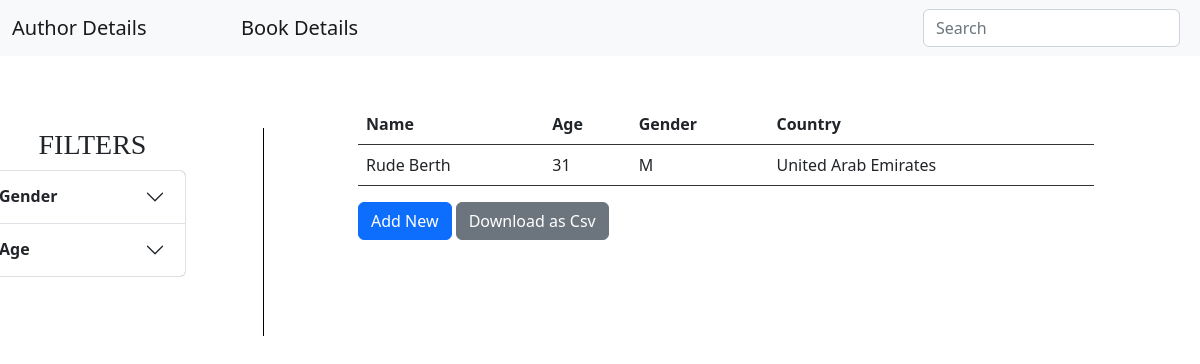
The app's page /, older data.
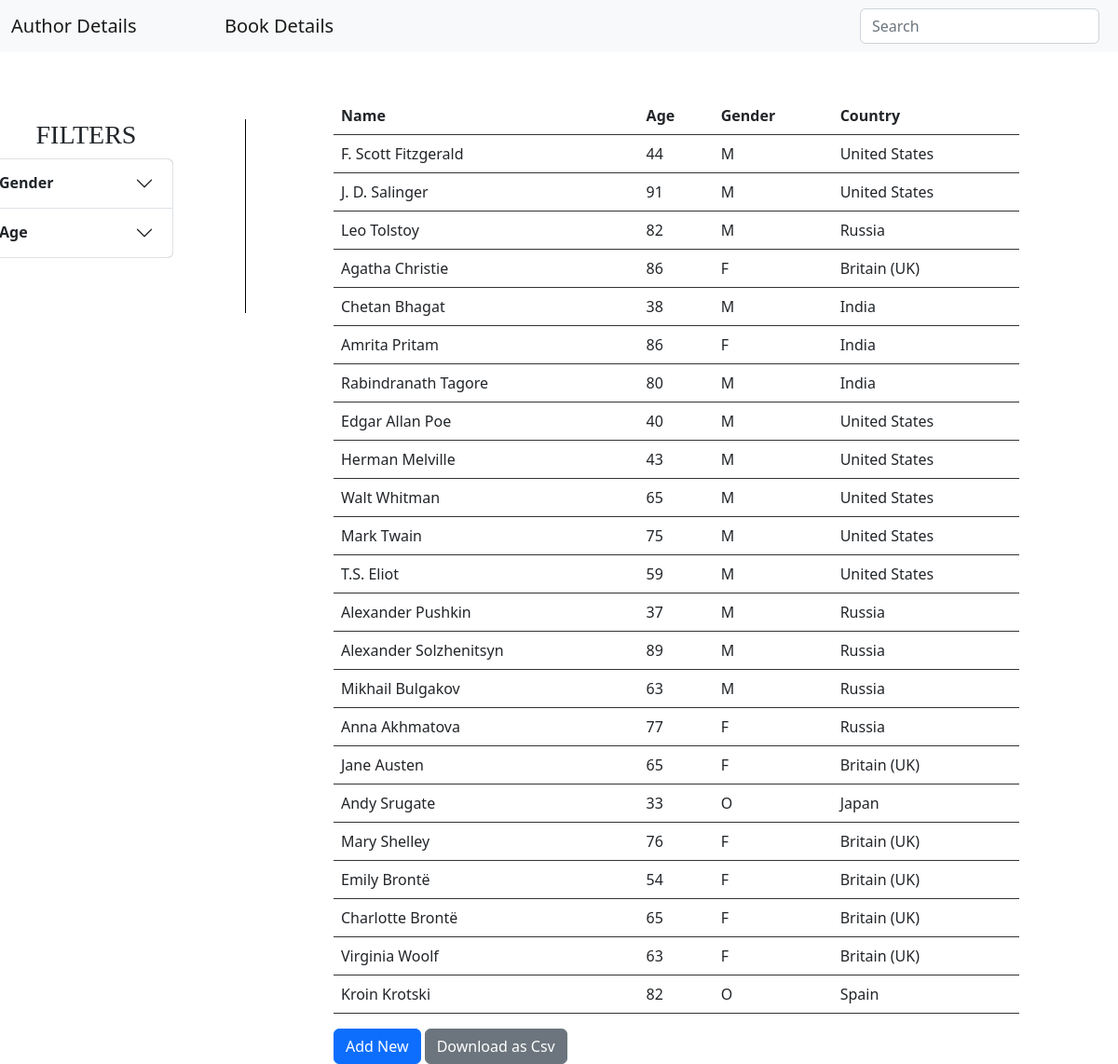
The same page, newer data.
### authdetails/models.py (models this page shows, shortened)
class authorDet(models.Model):
    GENDER_CHOICES = (
        ('M', 'Male'),
        ('F', 'Female'),
        ('O', 'Others')
    )
    auth_name = models.CharField(max_length=30, unique=True)
    auth_age = models.IntegerField()
    auth_gender = models.CharField( max_length=1, choices=GENDER_CHOICES)
    auth_country = CountryField()

### authdetails/views.py (the view)
# urls.py: path('', views.index , name = "index"),
def index(request):
    model = authorDet
    template_name = "authordetails/index.html"
    query = request.GET.get("q",'')
    authors_age = request.GET.get('age_input')
    age_count_min = request.GET.get('age_count_min')
    age_count_max = request.GET.get('age_count_max')
    genders = request.GET.get('genders')
    dataDet= authorDet.objects.filter(  Q(auth_name__icontains=query) | Q(auth_country__icontains=query)  )
    if is_valid_queryparam(age_count_min):
        dataDet = dataDet.filter(auth_age__gte=age_count_min)
    if is_valid_queryparam(age_count_max):
        dataDet = dataDet.filter(auth_age__lt=age_count_max)
    if is_valid_queryparam(genders) and genders != 'Select':
        dataDet = dataDet.filter(auth_gender=genders)
    form = authForm()
    if request.method == 'POST':
        form = authForm(request.POST)
        if form.is_valid():
            form.save()
            form = authForm()
            print("Form Valid")
        return render(request, 'authordetails/index.html',{'form':form, 'dataDet':dataDet})
    else:
        form = authForm()
    return render(request, 'authordetails/index.html',{'form':form, 'dataDet':dataDet})

### authdetails/forms.py
class authForm(forms.ModelForm):
    class Meta:
        GENDER_CHOICES = (
        ('M', 'Male'),
        ('F', 'Female'),
        ('O', 'Others')
        )
        model = authorDet
        fields = '__all__'
        widgets={
            'auth_name' : forms.TextInput(attrs={
                'placeholder': 'Author Name',
                'class': 'form-control'
                }),
            'auth_age' : forms.TextInput(attrs={
                'placeholder': 'Author Age',
                'class': 'form-control'
                }),
            'auth_gender' : forms.Select(attrs={
                'class': 'form-control'
            }),
            'auth_country' : forms.Select(attrs={
                'class': 'form-control'
            })
        }

### authdetails/views.py (called while the page is built)
def is_valid_queryparam(param):
    return param != '' and param is not None

### templates/authordetails/index.html (shortened to what this page needs)
{% load static %}
<!DOCTYPE html>
<html lang="en">
<head>
    <link href="https://cdn.jsdelivr.net/npm/bootstrap@5.2.2/dist/css/bootstrap.min.css" rel="stylesheet">
    <link href="{% static 'css/style.css' %}" rel="stylesheet">
</head>
<body>
<nav class="navbar bg-light">
<div class="container-fluid">
    <a class="navbar-brand" href="{% url 'index' %}">Author Details</a>
    <a class="navbar-brand" href="{% url 'book_view' %}">Book Details</a>
    <form class="d-flex" role="search" action="{% url 'search_results' %}" method="get">
    <input class="form-control me-2" value="" name="q" type="text" placeholder="Search" aria-label="Search">
    </form>
</div>
</nav>
{% if dataDet %}
<br>
<div class="container"><br>
<div class="row">
<div class="col-3" style="margin-left: -4rem ;"><br>
<h3 style="text-align: center ; margin-left: -2rem;">FILTERS</h3>
<div class="accordion" id="accordionExample" style="width: 13rem">
<div class="accordion-item" style="background-color: #a6a6a6 ;">
<h2 class="accordion-header" id="headingOne">
<button class="accordion-button collapsed" type="button" data-bs-toggle="collapse" data-bs-target="#collapseTwo" aria-expanded="false" aria-controls="collapseTwo">
    <strong>Gender</strong>
</button>
</h2>
</div>
<div class="accordion-item" style="background-color: #a6a6a6 ;">
<h2 class="accordion-header" id="headingOne" >
<button class="accordion-button collapsed" type="button" data-bs-toggle="collapse" data-bs-target="#collapseOne" aria-expanded="false" aria-controls="collapseOne">
    <strong>Age</strong>
</button>
</h2>
</div></div></div>
<div class="col-1"><br><div class="vl" style="border-left: 1px solid black; height: 13rem;"></div> </div>
<div class="col-8">
<table class="table">
<thead>
    <th>Name</th>
    <th>Age</th>
    <th>Gender</th>
    <th>Country</th>
</thead>
{% for acc in dataDet %}
<tr>
    <td> {{acc.auth_name}} </td>
    <td> {{acc.auth_age}} </td>
    <td> {{acc.auth_gender}} </td>
    <td> {{acc.auth_country.name}} </td>
</tr>
{% endfor %}
</table>
{% else %}
<p>No data found</p>
{% endif %}
<button type="submit" class="btn btn-primary" onclick="openPopUp()">Add New</button>
<a id="download_as_csv_expense" href="{% url 'download_as_csv' %}" class="btn btn-secondary">Download as Csv</a>
</div></div>
</div>
</body>
</html>

Row changes from the older to the newer data that the page shows:
removed authorDet: auth_name "Rude Berth", auth_age "31", auth_gender "M", auth_country.name "United Arab Emirates"
added authorDet: auth_name "F. Scott Fitzgerald", auth_age "44", auth_gender "M", auth_country.name "United States"
added authorDet: auth_name "J. D. Salinger", auth_age "91", auth_gender "M", auth_country.name "United States"
added authorDet: auth_name "Leo Tolstoy", auth_age "82", auth_gender "M", auth_country.name "Russia"
added authorDet: auth_name "Agatha Christie", auth_age "86", auth_gender "F", auth_country.name "Britain (UK)"
added authorDet: auth_name "Chetan Bhagat", auth_age "38", auth_gender "M", auth_country.name "India"
added authorDet: auth_name "Amrita Pritam", auth_age "86", auth_gender "F", auth_country.name "India"
added authorDet: auth_name "Rabindranath Tagore", auth_age "80", auth_gender "M", auth_country.name "India"
added authorDet: auth_name "Edgar Allan Poe", auth_age "40", auth_gender "M", auth_country.name "United States"
added authorDet: auth_name "Herman Melville", auth_age "43", auth_gender "M", auth_country.name "United States"
added authorDet: auth_name "Walt Whitman", auth_age "65", auth_gender "M", auth_country.name "United States"
added authorDet: auth_name "Mark Twain", auth_age "75", auth_gender "M", auth_country.name "United States"
added authorDet: auth_name "T.S. Eliot", auth_age "59", auth_gender "M", auth_country.name "United States"
added authorDet: auth_name "Alexander Pushkin", auth_age "37", auth_gender "M", auth_country.name "Russia"
added authorDet: auth_name "Alexander Solzhenitsyn", auth_age "89", auth_gender "M", auth_country.name "Russia"
added authorDet: auth_name "Mikhail Bulgakov", auth_age "63", auth_gender "M", auth_country.name "Russia"
added authorDet: auth_name "Anna Akhmatova", auth_age "77", auth_gender "F", auth_country.name "Russia"
added authorDet: auth_name "Jane Austen", auth_age "65", auth_gender "F", auth_country.name "Britain (UK)"
added authorDet: auth_name "Andy Srugate", auth_age "33", auth_gender "O", auth_country.name "Japan"
added authorDet: auth_name "Mary Shelley", auth_age "76", auth_gender "F", auth_country.name "Britain (UK)"
added authorDet: auth_name "Emily Brontë", auth_age "54", auth_gender "F", auth_country.name "Britain (UK)"
added authorDet: auth_name "Charlotte Brontë", auth_age "65", auth_gender "F", auth_country.name "Britain (UK)"
added authorDet: auth_name "Virginia Woolf", auth_age "63", auth_gender "F", auth_country.name "Britain (UK)"
added authorDet: auth_name "Kroin Krotski", auth_age "82", auth_gender "O", auth_country.name "Spain"
